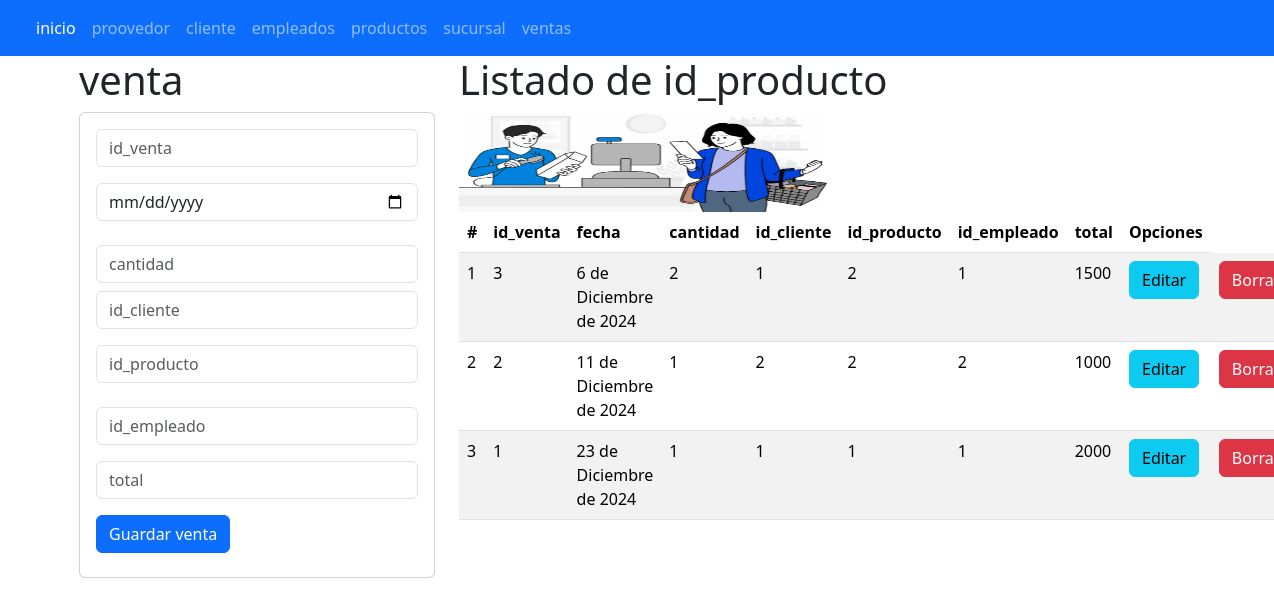
The app's page /ventas with its own data.
### venta_app/models.py (models this page shows, shortened)
class venta(models.Model):
    id_venta = models.CharField(primary_key=True,max_length=6)
    fecha = models.DateField(verbose_name="fecha de compra", null=False, blank= False)
    cantidad = models.CharField(max_length=45)
    id_cliente = models.CharField(max_length=45)
    id_producto = models.CharField(max_length=45)
    id_empleado = models.CharField(max_length=100)
    total = models.CharField(max_length=15)

### venta_app/views.py (the view)
# urls.py: path("ventas",views.inicio_vistaventas,name="ventas"),
def inicio_vistaventas(request):
    losventas = venta.objects.all()
    return render(request,"gestionarventa.html",{"misventas":losventas})

### templates/gestionarventa.html
{% extends "base.html" %}
{% block cuerpo %}
{% load static %}
 <div class="row">
   <div class="col-sm-12 col-md-4 col-lg-4 col-xl-4">
    <h1>venta</h1>
    <div class="card">
      <div class="card-body">
        <form action="registrarventa/" method="POST"> {% csrf_token %}
          <div class="form-group">
            <input type="text" id="txtidventa" name="txtidventa" placeholder="id_venta" minlength="1" maxlength="6" class="form-control" required>
          </div>
          <div class="form-group py-3">
            <input type="date" id="txtfecha" name="txtfecha" placeholder="fecha" maxlength="45"  class="form-control" required>
          </div>
          <div class="form-group py-2">
            <input type="text" id="txtcantidad" name="txtcantidad" placeholder="cantidad" maxlength="100" class="form-control" required>
          </div>
          <div class="form-group">
            <input type="text" id="txtidcliente" name="txtidcliente" placeholder="id_cliente" maxlength="45" class="form-control" required>
          </div>
          <div class="form-group py-3">
            <input type="text" id="txtidproducto" name="txtidproducto" placeholder="id_producto" maxlength="15" class="form-control" required>
          </div>
          <div class="form-group py-2">
            <input type="text" id="txtidempleado" name="txtidempleado" placeholder="id_empleado" maxlength="45" class="form-control" required>
          </div>
          <div class="form-group py-2">
            <input type="text" id="txttotal" name="txttotal" placeholder="total" maxlength="45" class="form-control" required>
          </div>
          <div class="form-group py-2">
            <button type="submit" class="btn btn-primary">Guardar venta</button>
          </div>
        </form>
      </div>
    </div>
   </div>
   <div class="col-sm-12 col-md-8 col-lg-8 col-xl-8">
   <h1>Listado de id_producto</h1>
   <img class="w-50" src="{% static 'img/venta.png' %}" alt="nava" width="100" height="100"/>
  <table class="table table-striped">
    <thead>
      <tr>
        <th scope="col">#</th>
        <th scope="col">id_venta</th>
        <th scope="col">fecha</th>
        <th scope="col">cantidad</th>
        <th scope="col">id_cliente</th>
        <th scope="col">id_producto</th>
        <th scope="col">id_empleado</th>
        <th scope="col">total</th>
        <th>Opciones</th>
      </tr>
    </thead>
    <tbody>
      {% for m in misventas %}
      <tr>
        <td> {{forloop.counter}} </td>
        <td> {{m.id_venta}} </td>
        <td> {{m.fecha}} </td>
        <td> {{m.cantidad}} </td>
        <td> {{m.id_cliente}} </td>
        <td> {{m.id_producto}} </td>
        <td> {{m.id_empleado}} </td>
        <td> {{m.total}} </td>
        <td> <a href="seleccionarventa/{{m.id_venta}}" class="btn btn-info"> Editar</a> </td>
        <td> <a href="borrarventa/{{m.id_venta}}" class="btn btn-danger"> Borrar</a> </td>
      </tr>
      {% endfor %}
    </tbody>
  </table>
 </div>
{% endblock %}

### records on screen
venta: id_venta "3", fecha "6 de Diciembre de 2024", cantidad "2", id_cliente "1", id_producto "2", id_empleado "1", total "1500"
venta: id_venta "2", fecha "11 de Diciembre de 2024", cantidad "1", id_cliente "2", id_producto "2", id_empleado "2", total "1000"
venta: id_venta "1", fecha "23 de Diciembre de 2024", cantidad "1", id_cliente "1", id_producto "1", id_empleado "1", total "2000"
